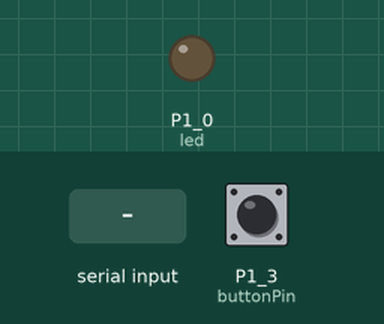
Bench run of a sketch on a simulated TI MSP430 LaunchPad. On the bench: output pins drawn as LEDs (lit = HIGH). The test bench sets the inputs (shaded band); at power-on: P1_3 (buttonPin) HIGH. What the sketch prints to the serial monitor is not drawn.

Above: at 1.2 s.
1.3 s: P1_3 (buttonPin) pulled LOW for 0.15 s
At 1.6 s:
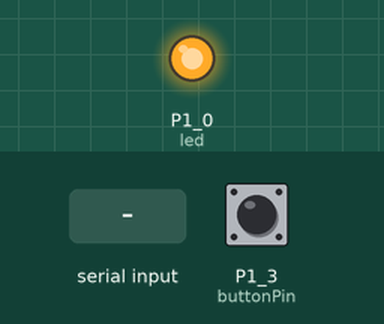
3.8 s: P1_3 (buttonPin) pulled LOW for 3.2 s
At 9.0 s:
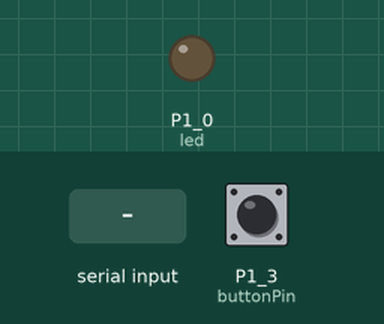
9.3 s: "o" received over Serial
At 10.1 s:
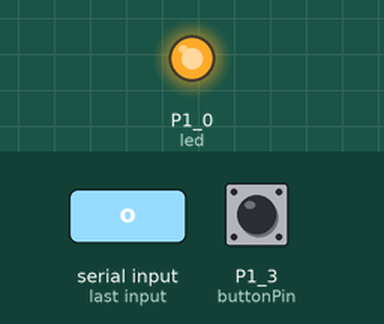
Timing chart, 0 to 12.3 s (numbered marks = the images above; inputs shaded):
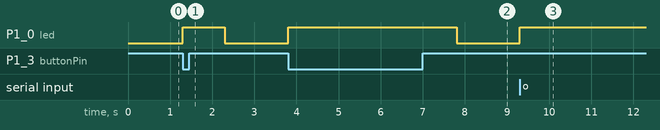

Measured:
- after the input at 1.3 s, P1_0 (led): LOW → HIGH at once, → LOW 1.0 s later
- after the input at 3.8 s, P1_0 (led): LOW → HIGH at once, → LOW 4.0 s later
- after the input at 9.3 s, P1_0 (led): LOW → HIGH at once

The sketch:

UART.ino
```cpp
const int led = 2;
const int red_led = GREEN_LED;
const int buttonPin = PUSH2;
char data;

int buttonState = 0;

void setup() {
  // put your setup code here, to run once:
  pinMode(led, OUTPUT);
  pinMode(buttonPin, INPUT_PULLUP);
  Serial.begin(9600);
}

void loop() {
  // put your main code here, to run repeatedly:
  buttonState = digitalRead(buttonPin);

  if(Serial.available())
  {
    data = Serial.read();
  }

  if (data == 'o')
  {
    digitalWrite(led, HIGH);
  }
  else
  {
    digitalWrite(led, LOW);
  }

  if (buttonState == LOW)
  {
    Serial.print('r');
    digitalWrite(led, HIGH);
    delay(1000);
  }
  /*else
  {
    Serial.print('f');
    digitalWrite(led, LOW);
  }*/


}
```
